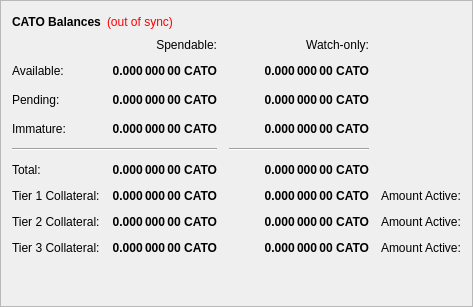
        <widget class="QFrame" name="frame">
         <property name="frameShape">
          <enum>QFrame::StyledPanel</enum>
         </property>
         <property name="frameShadow">
          <enum>QFrame::Raised</enum>
         </property>
         <layout class="QVBoxLayout" name="verticalLayout_4">
          <item>
           <layout class="QHBoxLayout" name="horizontalLayout_4">
            <item>
             <widget class="QLabel" name="label_5">
              <property name="font">
               <font>
                <weight>75</weight>
                <bold>true</bold>
               </font>
              </property>
              <property name="text">
               <string>CATO Balances</string>
              </property>
             </widget>
            </item>
            <item>
             <widget class="QLabel" name="labelWalletStatus">
              <property name="cursor">
               <cursorShape>WhatsThisCursor</cursorShape>
              </property>
              <property name="toolTip">
               <string>The displayed information may be out of date. Your wallet automatically synchronizes with the Catocoin network after a connection is established, but this process has not completed yet.</string>
              </property>
              <property name="styleSheet">
               <string notr="true">QLabel { color: red; }</string>
              </property>
              <property name="text">
               <string notr="true">(out of sync)</string>
              </property>
              <property name="alignment">
               <set>Qt::AlignLeading|Qt::AlignLeft|Qt::AlignVCenter</set>
              </property>
             </widget>
            </item>
            <item>
             <spacer name="horizontalSpacer_3">
              <property name="orientation">
               <enum>Qt::Horizontal</enum>
              </property>
              <property name="sizeHint" stdset="0">
               <size>
                <width>40</width>
                <height>20</height>
               </size>
              </property>
             </spacer>
            </item>
           </layout>
          </item>
          <item>
           <layout class="QGridLayout" name="gridLayout">
            <property name="spacing">
             <number>12</number>
            </property>
            <item row="2" column="2">
             <widget class="QLabel" name="labelWatchPending">
              <property name="font">
               <font>
                <weight>75</weight>
                <bold>true</bold>
               </font>
              </property>
              <property name="cursor">
               <cursorShape>IBeamCursor</cursorShape>
              </property>
              <property name="toolTip">
               <string>Unconfirmed transactions to watch-only addresses</string>
              </property>
              <property name="text">
               <string notr="true">0.000 000 00 CATO</string>
              </property>
              <property name="alignment">
               <set>Qt::AlignRight|Qt::AlignTrailing|Qt::AlignVCenter</set>
              </property>
              <property name="textInteractionFlags">
               <set>Qt::LinksAccessibleByMouse|Qt::TextSelectableByKeyboard|Qt::TextSelectableByMouse</set>
              </property>
             </widget>
            </item>
            <item row="2" column="1">
             <widget class="QLabel" name="labelUnconfirmed">
              <property name="font">
               <font>
                <weight>75</weight>
                <bold>true</bold>
               </font>
              </property>
              <property name="cursor">
               <cursorShape>IBeamCursor</cursorShape>
              </property>
              <property name="toolTip">
               <string>Total of transactions that have yet to be confirmed, and do not yet count toward the spendable balance</string>
              </property>
              <property name="text">
               <string notr="true">0.000 000 00 CATO</string>
              </property>
              <property name="alignment">
               <set>Qt::AlignRight|Qt::AlignTrailing|Qt::AlignVCenter</set>
              </property>
              <property name="textInteractionFlags">
               <set>Qt::LinksAccessibleByMouse|Qt::TextSelectableByKeyboard|Qt::TextSelectableByMouse</set>
              </property>
             </widget>
            </item>
            <item row="3" column="2">
             <widget class="QLabel" name="labelWatchImmature">
              <property name="font">
               <font>
                <weight>75</weight>
                <bold>true</bold>
               </font>
              </property>
              <property name="cursor">
               <cursorShape>IBeamCursor</cursorShape>
              </property>
              <property name="toolTip">
               <string>Staked or masternode rewards in watch-only addresses that has not yet matured</string>
              </property>
              <property name="text">
               <string notr="true">0.000 000 00 CATO</string>
              </property>
              <property name="alignment">
               <set>Qt::AlignRight|Qt::AlignTrailing|Qt::AlignVCenter</set>
              </property>
              <property name="textInteractionFlags">
               <set>Qt::LinksAccessibleByMouse|Qt::TextSelectableByKeyboard|Qt::TextSelectableByMouse</set>
              </property>
             </widget>
            </item>
            <item row="4" column="0" colspan="2">
             <widget class="Line" name="lineSpendableBalance">
              <property name="orientation">
               <enum>Qt::Horizontal</enum>
              </property>
             </widget>
            </item>
            <item row="4" column="2">
             <widget class="Line" name="lineWatchBalance">
              <property name="sizePolicy">
               <sizepolicy hsizetype="Preferred" vsizetype="Fixed">
                <horstretch>0</horstretch>
                <verstretch>0</verstretch>
               </sizepolicy>
              </property>
              <property name="minimumSize">
               <size>
                <width>140</width>
                <height>0</height>
               </size>
              </property>
              <property name="orientation">
               <enum>Qt::Horizontal</enum>
              </property>
             </widget>
            </item>
            <item row="5" column="0">
             <widget class="QLabel" name="labelTotalText1">
              <property name="text">
               <string>Total:</string>
              </property>
             </widget>
            </item>
            <item row="7" column="0">
             <widget class="QLabel" name="labelTotalText2">
              <property name="text">
               <string>Tier 1 Collateral:</string>
              </property>
             </widget>
            </item>
            <item row="8" column="0">
             <widget class="QLabel" name="labelTotalText3">
              <property name="text">
               <string>Tier 2 Collateral:</string>
              </property>
             </widget>
            </item>
            <item row="9" column="0">
             <widget class="QLabel" name="labelTotalText4">
              <property name="text">
               <string>Tier 3 Collateral:</string>
              </property>
             </widget>
            </item>
            <item row="7" column="3">
             <widget class="QLabel" name="labelTotalText5">
              <property name="text">
               <string>Amount Active:</string>
              </property>
             </widget>
            </item>
          <item row="8" column="3">
             <widget class="QLabel" name="labelTotalText6">
              <property name="text">
               <string>Amount Active:</string>
              </property>
             </widget>
            </item>
          <item row="9" column="3">
             <widget class="QLabel" name="labelTotalText7">
              <property name="text">
               <string>Amount Active:</string>
              </property>
             </widget>
            </item>
            <item row="3" column="1">
             <widget class="QLabel" name="labelImmature">
              <property name="font">
               <font>
                <weight>75</weight>
                <bold>true</bold>
               </font>
              </property>
              <property name="cursor">
               <cursorShape>IBeamCursor</cursorShape>
              </property>
              <property name="toolTip">
               <string>Staked or masternode rewards that has not yet matured</string>
              </property>
              <property name="text">
               <string notr="true">0.000 000 00 CATO</string>
              </property>
              <property name="alignment">
               <set>Qt::AlignRight|Qt::AlignTrailing|Qt::AlignVCenter</set>
              </property>
              <property name="textInteractionFlags">
               <set>Qt::LinksAccessibleByMouse|Qt::TextSelectableByKeyboard|Qt::TextSelectableByMouse</set>
              </property>
             </widget>
            </item>
            <item row="2" column="3">
             <spacer name="horizontalSpacer_2">
              <property name="orientation">
               <enum>Qt::Horizontal</enum>
              </property>
              <property name="sizeHint" stdset="0">
               <size>
                <width>40</width>
                <height>20</height>
               </size>
              </property>
             </spacer>
            </item>
            <item row="3" column="0">
             <widget class="QLabel" name="labelImmatureText">
              <property name="text">
               <string>Immature:</string>
              </property>
             </widget>
            </item>
            <item row="5" column="1">
             <widget class="QLabel" name="labelTotal1">
              <property name="font">
               <font>
                <weight>75</weight>
                <bold>true</bold>
               </font>
              </property>
              <property name="cursor">
               <cursorShape>IBeamCursor</cursorShape>
              </property>
              <property name="toolTip">
               <string>Your current total balance</string>
              </property>
              <property name="text">
               <string notr="true">0.000 000 00 CATO</string>
              </property>
              <property name="alignment">
               <set>Qt::AlignRight|Qt::AlignTrailing|Qt::AlignVCenter</set>
              </property>
              <property name="textInteractionFlags">
               <set>Qt::LinksAccessibleByMouse|Qt::TextSelectableByKeyboard|Qt::TextSelectableByMouse</set>
              </property>
             </widget>
            </item>
            <item row="7" column="1">
             <widget class="QLabel" name="labelTotal2">
              <property name="font">
               <font>
                <weight>75</weight>
                <bold>true</bold>
               </font>
              </property>
              <property name="cursor">
               <cursorShape>IBeamCursor</cursorShape>
              </property>
              <property name="toolTip">
               <string>Your current total balance</string>
              </property>
              <property name="text">
               <string notr="true">0.000 000 00 CATO</string>
              </property>
              <property name="alignment">
               <set>Qt::AlignRight|Qt::AlignTrailing|Qt::AlignVCenter</set>
              </property>
              <property name="textInteractionFlags">
               <set>Qt::LinksAccessibleByMouse|Qt::TextSelectableByKeyboard|Qt::TextSelectableByMouse</set>
              </property>
             </widget>
            </item>
            <item row="8" column="1">
             <widget class="QLabel" name="labelTotal3">
              <property name="font">
               <font>
                <weight>75</weight>
                <bold>true</bold>
               </font>
              </property>
              <property name="cursor">
               <cursorShape>IBeamCursor</cursorShape>
              </property>
              <property name="toolTip">
               <string>Your current total balance</string>
              </property>
              <property name="text">
               <string notr="true">0.000 000 00 CATO</string>
              </property>
              <property name="alignment">
               <set>Qt::AlignRight|Qt::AlignTrailing|Qt::AlignVCenter</set>
              </property>
              <property name="textInteractionFlags">
               <set>Qt::LinksAccessibleByMouse|Qt::TextSelectableByKeyboard|Qt::TextSelectableByMouse</set>
              </property>
             </widget>
            </item>
            <item row="9" column="1">
             <widget class="QLabel" name="labelTotal4">
              <property name="font">
               <font>
                <weight>75</weight>
                <bold>true</bold>
               </font>
              </property>
              <property name="cursor">
               <cursorShape>IBeamCursor</cursorShape>
              </property>
              <property name="toolTip">
               <string>Your current total balance</string>
              </property>
              <property name="text">
               <string notr="true">0.000 000 00 CATO</string>
              </property>
              <property name="alignment">
               <set>Qt::AlignRight|Qt::AlignTrailing|Qt::AlignVCenter</set>
              </property>
              <property name="textInteractionFlags">
               <set>Qt::LinksAccessibleByMouse|Qt::TextSelectableByKeyboard|Qt::TextSelectableByMouse</set>
              </property>
             </widget>
            </item>
            <item row="7" column="2">
             <widget class="QLabel" name="labelTotal5">
              <property name="font">
               <font>
                <weight>75</weight>
                <bold>true</bold>
               </font>
              </property>
              <property name="cursor">
               <cursorShape>IBeamCursor</cursorShape>
              </property>
              <property name="toolTip">
               <string>Your current total balance</string>
              </property>
              <property name="text">
               <string notr="true">0.000 000 00 CATO</string>
              </property>
              <property name="alignment">
               <set>Qt::AlignRight|Qt::AlignTrailing|Qt::AlignVCenter</set>
              </property>
              <property name="textInteractionFlags">
               <set>Qt::LinksAccessibleByMouse|Qt::TextSelectableByKeyboard|Qt::TextSelectableByMouse</set>
              </property>
             </widget>
            </item>
            <item row="8" column="2">
             <widget class="QLabel" name="labelTotal6">
              <property name="font">
               <font>
                <weight>75</weight>
                <bold>true</bold>
               </font>
              </property>
              <property name="cursor">
               <cursorShape>IBeamCursor</cursorShape>
              </property>
              <property name="toolTip">
               <string>Your current total balance</string>
              </property>
              <property name="text">
               <string notr="true">0.000 000 00 CATO</string>
              </property>
              <property name="alignment">
               <set>Qt::AlignRight|Qt::AlignTrailing|Qt::AlignVCenter</set>
              </property>
              <property name="textInteractionFlags">
               <set>Qt::LinksAccessibleByMouse|Qt::TextSelectableByKeyboard|Qt::TextSelectableByMouse</set>
              </property>
             </widget>
            </item>
            <item row="9" column="2">
             <widget class="QLabel" name="labelTotal7">
              <property name="font">
               <font>
                <weight>75</weight>
                <bold>true</bold>
               </font>
              </property>
              <property name="cursor">
               <cursorShape>IBeamCursor</cursorShape>
              </property>
              <property name="toolTip">
               <string>Your current total balance</string>
              </property>
              <property name="text">
               <string notr="true">0.000 000 00 CATO</string>
              </property>
              <property name="alignment">
               <set>Qt::AlignRight|Qt::AlignTrailing|Qt::AlignVCenter</set>
              </property>
              <property name="textInteractionFlags">
               <set>Qt::LinksAccessibleByMouse|Qt::TextSelectableByKeyboard|Qt::TextSelectableByMouse</set>
              </property>
             </widget>
            </item>
            <item row="5" column="2">
             <widget class="QLabel" name="labelWatchTotal">
              <property name="font">
               <font>
                <weight>75</weight>
                <bold>true</bold>
               </font>
              </property>
              <property name="cursor">
               <cursorShape>IBeamCursor</cursorShape>
              </property>
              <property name="toolTip">
               <string>Current total balance in watch-only addresses</string>
              </property>
              <property name="text">
               <string notr="true">0.000 000 00 CATO</string>
              </property>
              <property name="alignment">
               <set>Qt::AlignRight|Qt::AlignTrailing|Qt::AlignVCenter</set>
              </property>
              <property name="textInteractionFlags">
               <set>Qt::LinksAccessibleByMouse|Qt::TextSelectableByKeyboard|Qt::TextSelectableByMouse</set>
              </property>
             </widget>
            </item>
            <item row="0" column="2">
             <widget class="QLabel" name="labelWatchonly">
              <property name="text">
               <string>Watch-only:</string>
              </property>
              <property name="alignment">
               <set>Qt::AlignRight|Qt::AlignTrailing|Qt::AlignVCenter</set>
              </property>
             </widget>
            </item>
            <item row="1" column="0">
             <widget class="QLabel" name="labelBalanceText">
              <property name="text">
               <string>Available:</string>
              </property>
             </widget>
            </item>
            <item row="1" column="1">
             <widget class="QLabel" name="labelBalance">
              <property name="font">
               <font>
                <weight>75</weight>
                <bold>true</bold>
               </font>
              </property>
              <property name="cursor">
               <cursorShape>IBeamCursor</cursorShape>
              </property>
              <property name="toolTip">
               <string>Your current spendable balance</string>
              </property>
              <property name="text">
               <string notr="true">0.000 000 00 CATO</string>
              </property>
              <property name="alignment">
               <set>Qt::AlignRight|Qt::AlignTrailing|Qt::AlignVCenter</set>
              </property>
              <property name="textInteractionFlags">
               <set>Qt::LinksAccessibleByMouse|Qt::TextSelectableByKeyboard|Qt::TextSelectableByMouse</set>
              </property>
             </widget>
            </item>
            <item row="1" column="2">
             <widget class="QLabel" name="labelWatchAvailable">
              <property name="font">
               <font>
                <weight>75</weight>
                <bold>true</bold>
               </font>
              </property>
              <property name="cursor">
               <cursorShape>IBeamCursor</cursorShape>
              </property>
              <property name="toolTip">
               <string>Your current balance in watch-only addresses</string>
              </property>
              <property name="text">
               <string notr="true">0.000 000 00 CATO</string>
              </property>
              <property name="alignment">
               <set>Qt::AlignRight|Qt::AlignTrailing|Qt::AlignVCenter</set>
              </property>
              <property name="textInteractionFlags">
               <set>Qt::LinksAccessibleByMouse|Qt::TextSelectableByKeyboard|Qt::TextSelectableByMouse</set>
              </property>
             </widget>
            </item>
            <item row="2" column="0">
             <widget class="QLabel" name="labelPendingText">
              <property name="text">
               <string>Pending:</string>
              </property>
             </widget>
            </item>
            <item row="0" column="1">
             <widget class="QLabel" name="labelSpendable">
              <property name="text">
               <string>Spendable:</string>
              </property>
              <property name="alignment">
               <set>Qt::AlignRight|Qt::AlignTrailing|Qt::AlignVCenter</set>
              </property>
             </widget>
            </item>
           </layout>
          </item>
          <item>
           <spacer name="verticalSpacer_4">
            <property name="orientation">
             <enum>Qt::Vertical</enum>
            </property>
            <property name="sizeHint" stdset="0">
             <size>
              <width>20</width>
              <height>40</height>
             </size>
            </property>
           </spacer>
          </item>
         </layout>
        </widget>
